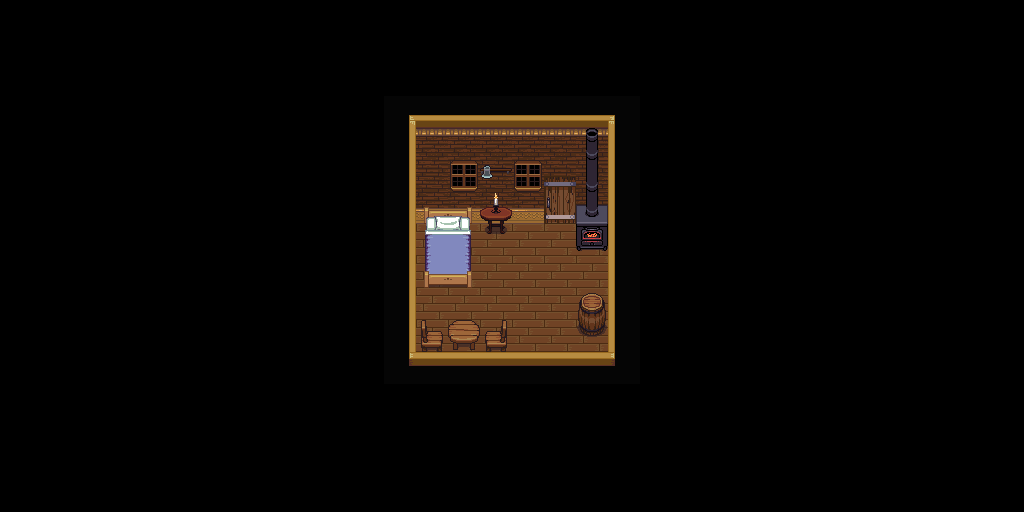

A level layout from a 2D game, rendered from its tile map. Below: a short description, then the map file with its tile-grid data intact:
An orthogonal 32x16 tile map with 32x32 px tiles, 3 tile layers (Tile Layer 1, Tile Layer 2, Tile Layer 3), 7 tilesets.

<map version="1.0" tiledversion="2018.03.21" orientation="orthogonal" renderorder="right-down" width="32" height="16" tilewidth="32" tileheight="32" infinite="0" nextobjectid="1">
 <tileset firstgid="1" source="interior.tsx" />
 <tileset firstgid="257" source="build_atlas.tsx" />
 <tileset firstgid="1281" source="Inside_A2.tsx" />
 <tileset firstgid="1473" source="Inside_B.tsx" />
 <tileset firstgid="1729" source="doors.tsx" />
 <tileset firstgid="1985" source="windows.tsx" />
 <tileset firstgid="2241" source="Terrain.tsx" />
 <layer name="Tile Layer 1" width="32" height="16">
  <data encoding="csv">
0,0,0,0,0,0,0,0,0,0,0,0,0,0,0,0,0,0,0,0,0,0,0,0,0,0,0,0,0,0,0,0,
0,0,0,0,0,0,0,0,0,0,0,0,0,0,0,0,0,0,0,0,0,0,0,0,0,0,0,0,0,0,0,0,
0,0,0,0,0,0,0,0,0,0,0,0,0,0,0,0,0,0,0,0,0,0,0,0,0,0,0,0,0,0,0,0,
0,0,0,0,0,0,0,0,0,0,0,0,34,36,36,36,36,36,36,33,0,0,0,0,0,0,0,0,0,0,0,0,
0,0,0,0,0,0,0,0,0,0,0,0,21,272,272,272,272,272,272,19,0,0,0,0,0,0,0,0,0,0,0,0,
0,0,0,0,0,0,0,0,0,0,0,0,21,304,304,304,304,304,304,19,0,0,0,0,0,0,0,0,0,0,0,0,
0,0,0,0,0,0,0,0,0,0,0,0,21,336,336,336,336,3014,336,19,0,0,0,0,0,0,0,0,0,0,0,0,
0,0,0,0,0,0,0,0,0,0,0,0,21,1281,1282,1281,1282,1281,1282,19,0,0,0,0,0,0,0,0,0,0,0,0,
0,0,0,0,0,0,0,0,0,0,0,0,21,1297,1298,1297,1298,1297,1298,19,0,0,0,0,0,0,0,0,0,0,0,0,
0,0,0,0,0,0,0,0,0,0,0,0,21,1313,1314,1313,1314,1313,1314,19,0,0,0,0,0,0,0,0,0,0,0,0,
0,0,0,0,0,0,0,0,0,0,0,0,21,1281,1282,1281,1282,1281,1282,19,0,0,0,0,0,0,0,0,0,0,0,0,
0,0,0,0,0,0,0,0,0,0,0,0,18,4,4,4,4,4,4,17,0,0,0,0,0,0,0,0,0,0,0,0,
0,0,0,0,0,0,0,0,0,0,0,0,0,0,0,0,0,0,0,0,0,0,0,0,0,0,0,0,0,0,0,0,
0,0,0,0,0,0,0,0,0,0,0,0,0,0,0,0,0,0,0,0,0,0,0,0,0,0,0,0,0,0,0,0,
0,0,0,0,0,0,0,0,0,0,0,0,0,0,0,0,0,0,0,0,0,0,0,0,0,0,0,0,0,0,0,0,
0,0,0,0,0,0,0,0,0,0,0,0,0,0,0,0,0,0,0,0,0,0,0,0,0,0,0,0,0,0,0,0
</data>
 </layer>
 <layer name="Tile Layer 2" width="32" height="16">
  <data encoding="csv">
0,0,0,0,0,0,0,0,0,0,0,0,0,0,0,0,0,0,0,0,0,0,0,0,0,0,0,0,0,0,0,0,
0,0,0,0,0,0,0,0,0,0,0,0,0,0,0,0,0,0,0,0,0,0,0,0,0,0,0,0,0,0,0,0,
0,0,0,0,0,0,0,0,0,0,0,0,0,0,0,0,0,0,0,0,0,0,0,0,0,0,0,0,0,0,0,0,
0,0,0,0,0,0,0,0,0,0,0,0,0,0,0,0,0,0,0,0,0,0,0,0,0,0,0,0,0,0,0,0,
0,0,0,0,0,0,0,0,0,0,0,0,0,0,0,0,0,0,1625,0,0,0,0,0,0,0,0,0,0,0,0,0,
0,0,0,0,0,0,0,0,0,0,0,0,0,0,2030,0,2030,1953,1641,0,0,0,0,0,0,0,0,0,0,0,0,0,
0,0,0,0,0,0,0,0,0,0,0,0,0,1623,1624,1589,0,1969,1657,0,0,0,0,0,0,0,0,0,0,0,0,0,
0,0,0,0,0,0,0,0,0,0,0,0,0,1639,1640,1605,0,0,1673,0,0,0,0,0,0,0,0,0,0,0,0,0,
0,0,0,0,0,0,0,0,0,0,0,0,0,1655,1656,0,0,0,0,0,0,0,0,0,0,0,0,0,0,0,0,0,
0,0,0,0,0,0,0,0,0,0,0,0,0,0,0,0,0,0,1709,0,0,0,0,0,0,0,0,0,0,0,0,0,
0,0,0,0,0,0,0,0,0,0,0,0,0,1646,1631,1648,0,0,1725,0,0,0,0,0,0,0,0,0,0,0,0,0,
0,0,0,0,0,0,0,0,0,0,0,0,0,0,0,0,0,0,0,0,0,0,0,0,0,0,0,0,0,0,0,0,
0,0,0,0,0,0,0,0,0,0,0,0,0,0,0,0,0,0,0,0,0,0,0,0,0,0,0,0,0,0,0,0,
0,0,0,0,0,0,0,0,0,0,0,0,0,0,0,0,0,0,0,0,0,0,0,0,0,0,0,0,0,0,0,0,
0,0,0,0,0,0,0,0,0,0,0,0,0,0,0,0,0,0,0,0,0,0,0,0,0,0,0,0,0,0,0,0,
0,0,0,0,0,0,0,0,0,0,0,0,0,0,0,0,0,0,0,0,0,0,0,0,0,0,0,0,0,0,0,0
</data>
 </layer>
 <layer name="Tile Layer 3" width="32" height="16">
  <data encoding="csv">
0,0,0,0,0,0,0,0,0,0,0,0,0,0,0,0,0,0,0,0,0,0,0,0,0,0,0,0,0,0,0,0,
0,0,0,0,0,0,0,0,0,0,0,0,0,0,0,0,0,0,0,0,0,0,0,0,0,0,0,0,0,0,0,0,
0,0,0,0,0,0,0,0,0,0,0,0,0,0,0,0,0,0,0,0,0,0,0,0,0,0,0,0,0,0,0,0,
0,0,0,0,0,0,0,0,0,0,0,0,0,0,0,0,0,0,0,0,0,0,0,0,0,0,0,0,0,0,0,0,
0,0,0,0,0,0,0,0,0,0,0,0,0,0,0,0,0,0,0,0,0,0,0,0,0,0,0,0,0,0,0,0,
0,0,0,0,0,0,0,0,0,0,0,0,0,0,0,9,0,0,0,0,0,0,0,0,0,0,0,0,0,0,0,0,
0,0,0,0,0,0,0,0,0,0,0,0,0,0,0,1558,0,0,0,0,0,0,0,0,0,0,0,0,0,0,0,0,
0,0,0,0,0,0,0,0,0,0,0,0,0,0,0,0,0,0,156,0,0,0,0,0,0,0,0,0,0,0,0,0,
0,0,0,0,0,0,0,0,0,0,0,0,0,0,0,0,0,0,0,0,0,0,0,0,0,0,0,0,0,0,0,0,
0,0,0,0,0,0,0,0,0,0,0,0,0,0,0,0,0,0,0,0,0,0,0,0,0,0,0,0,0,0,0,0,
0,0,0,0,0,0,0,0,0,0,0,0,0,0,0,0,0,0,0,0,0,0,0,0,0,0,0,0,0,0,0,0,
0,0,0,0,0,0,0,0,0,0,0,0,0,0,0,0,0,0,0,0,0,0,0,0,0,0,0,0,0,0,0,0,
0,0,0,0,0,0,0,0,0,0,0,0,0,0,0,0,0,0,0,0,0,0,0,0,0,0,0,0,0,0,0,0,
0,0,0,0,0,0,0,0,0,0,0,0,0,0,0,0,0,0,0,0,0,0,0,0,0,0,0,0,0,0,0,0,
0,0,0,0,0,0,0,0,0,0,0,0,0,0,0,0,0,0,0,0,0,0,0,0,0,0,0,0,0,0,0,0,
0,0,0,0,0,0,0,0,0,0,0,0,0,0,0,0,0,0,0,0,0,0,0,0,0,0,0,0,0,0,0,0
</data>
 </layer>
</map>
